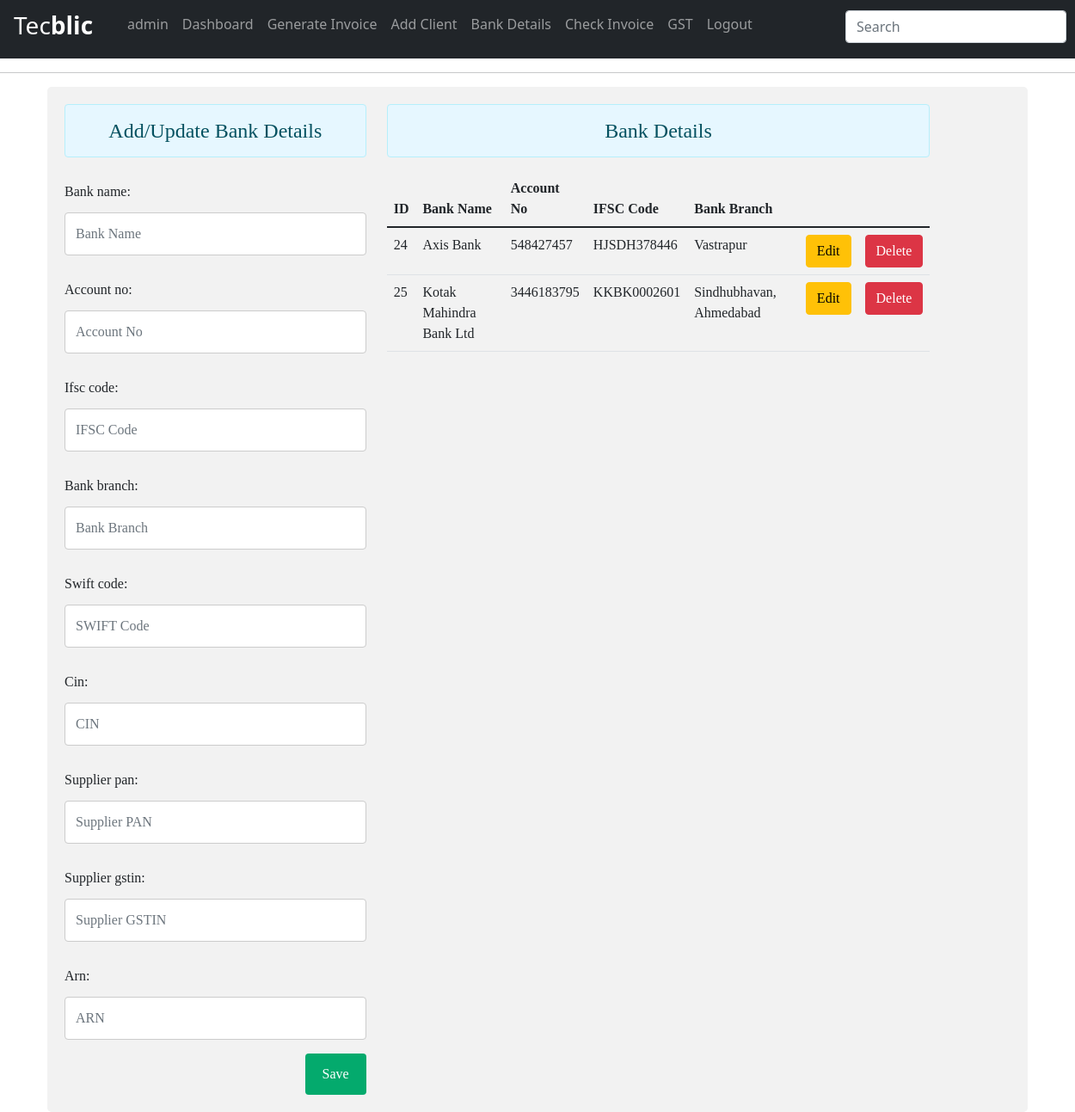
/bank (signed in), run on an earlier commit of the app's database.
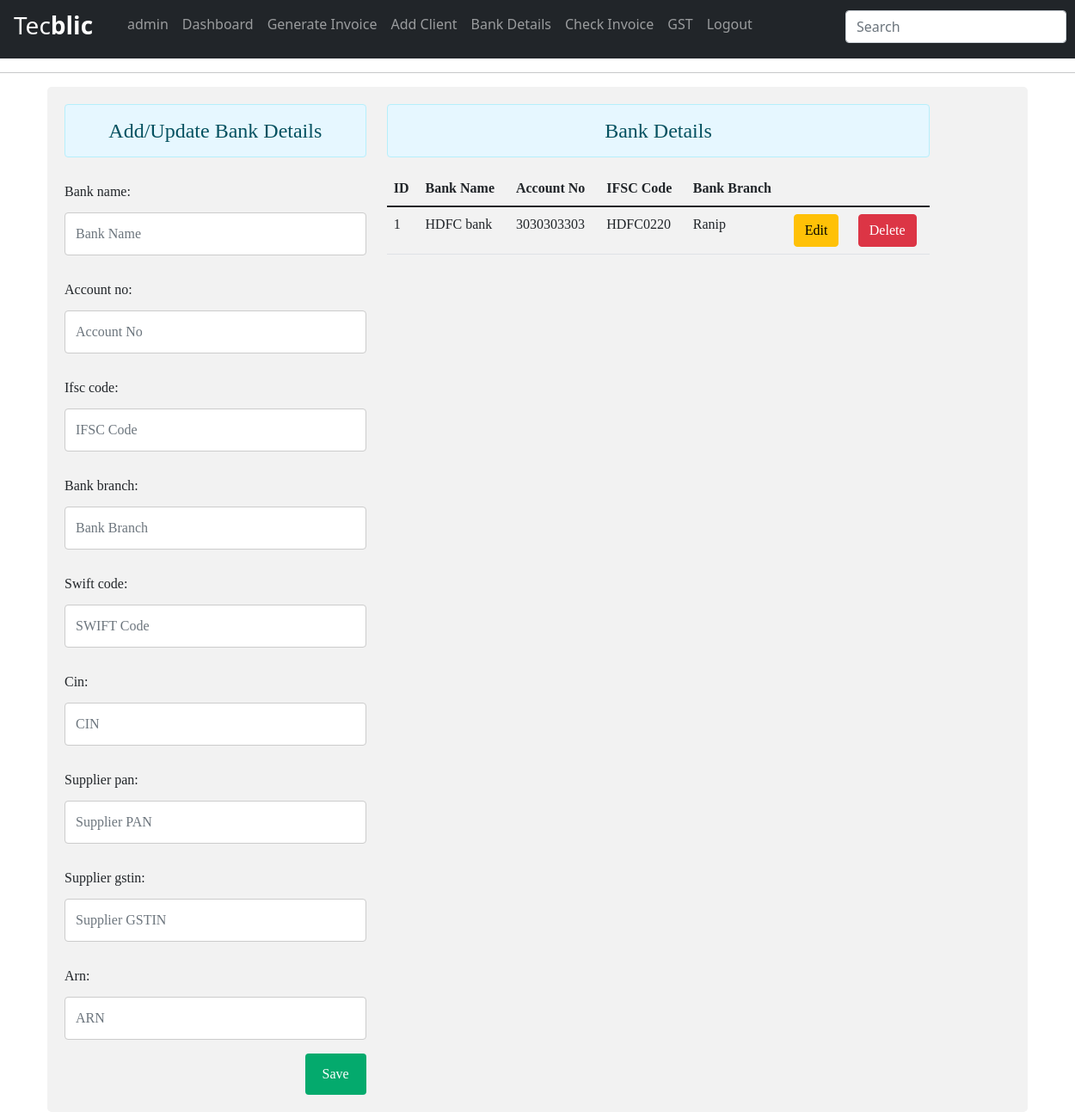
And on a later commit of the database.
### tecblicapp/models.py (models this page shows, shortened)
class BankDetails(models.Model):
    bank_name=models.CharField(max_length=40,null=True,blank=True)
    account_no=models.CharField(max_length=30,null=True,blank=True)
    ifsc_code=models.CharField(max_length=11,null=True,blank=True)
    bank_branch=models.CharField(max_length=40,null=True,blank=True)
    swift_code=models.CharField(max_length=11,null=True,blank=True)
    cin=models.CharField(max_length=21,null=True,blank=True)
    supplier_pan=models.CharField(max_length=10,null=True,blank=True)
    supplier_gstin=models.CharField(max_length=15,null=True,blank=True)
    arn=models.CharField(max_length=30,null=True,blank=True)

### tecblicapp/views.py (the view)
# urls.py: path('bank',views.bank_detail_view,name='bank-detail'),
@login_required(login_url='login')
def bank_detail_view(request):
    form=bankForm()
    data=BankDetails.objects.all()
    return render(request,'tecblicapp/bank_details.html',{'form':form,'bankdetails':data})

### tecblicapp/templates/tecblicapp/bank_details.html (shortened to what this page needs)
<!DOCTYPE html>
<html lang="en">
<head>
    <link href="https://cdn.jsdelivr.net/npm/bootstrap@5.1.3/dist/css/bootstrap.min.css" rel="stylesheet">
</head>
<body>
{% include 'tecblicapp/navbar.html' %}
<hr>
    <div class="container">
      <div class="row" style="font-family: Georgia, 'Times New Roman', Times, serif; ">
        <div class="col-sm-4">
          <h4 class="text-center alert alert-info" style="background-color: #e6f7ff;">Add/Update Bank Details</h4>
          <form id="form" action="bank_form"  method="POST">
            {{form.as_p}}
            <input type="submit" class="btn btn-success" id="bankbtnsave" value="Save">
          </form>
        </div>
        <div class="col-sm-7" style="font-family: Georgia, 'Times New Roman', Times, serif;">
          <h4 class="text-center alert alert-info" style="background-color: #e6f7ff;">Bank Details</h4>
          <table class="table table-hover">
            <thead>
              <tr>
                <th scope="col">ID</th>
                <th scope="col">Bank Name</th>
                <th scope="col">Account No</th>
                <th scope="col">IFSC Code</th>
                <th scope="col">Bank Branch</th>
              </tr>
            </thead>
            <tbody id="tbody">
                    {% for bank in bankdetails %}
                    <tr>
                      <td>{{ bank.id }}</td>
                      <td>{{ bank.bank_name }}</td>
                      <td>{{bank.account_no  }}</td>
                      <td>{{ bank.ifsc_code  }}</td>
                      <td>{{bank.bank_branch }}</td>
                      <td><input type="button" data-sid="{{bank.id}}" class="btn btn-warning btn-edit" value="Edit"></td>
                      <td><input type="button" data-sid="{{bank.id}}" class="btn btn-danger btn-del" value="Delete"></td>
                    </tr>
                    {% endfor %}
                  </tbody>
                </table>
              </div>
            </div>
            </div>
</body>
</html>

### tecblicapp/templates/tecblicapp/navbar.html (shortened to what this page needs)
{% load static %}
<nav class="navbar navbar-expand-lg navbar-dark bg-dark">
  <div class="collapse navbar-collapse" id="navbarCollapse">
    <div class="navbar-nav">
     <a class="navbar-brand" href="{% url 'home_page' %}">
        <h3 class="mx-3"> Tec<b>blic</b></h3>
      </a>
      <span class="nav-item nav-link"> {{request.user}} </span>
      <a class="nav-item nav-link" href=" {% url 'home_page' %}">Dashboard</a>
      <a class="nav-item nav-link" href="{% url 'invoice_details' %}">Generate Invoice</a>
      <a class="nav-item nav-link" href="{% url 'client-detail' %}">Add Client</a>
      <a class="nav-item nav-link" href="{% url 'bank-detail' %}">Bank Details</a>
      <a class="nav-item nav-link" href="{% url 'check_invoices' %}">Check Invoice</a>
      <a class="nav-item nav-link" href="{% url 'gst' %}">GST</a>
      <a class="nav-item nav-link" href="{% url 'logout' %}">Logout</a>
      <form method="GET" action="/search"><input class="mt-1 form-control mr-sm-2" type="search" style="position: relative; left: 100px;" name="query" id="query" placeholder="Search" aria-label="Search"></form>
    </div>
  </div>
</nav>

### tecblicapp/templates/tecblicapp/bank_details.html (style rules this page uses)
* { box-sizing: border-box; }
input[type=text], select, textarea { width: 100%; padding: 12px; border: 1px solid #ccc; border-radius: 4px; resize: vertical; }
label { padding: 12px 12px 12px 0; display: inline-block; }
input[type=submit] { background-color: #04AA6D; color: white; padding: 12px 20px; border: none; border-radius: 4px; cursor: pointer; float: right; }
.container { border-radius: 5px; background-color: #f2f2f2; padding: 20px; }
.row:after { content: ""; display: table; clear: both; }

What changed in the data, as far as the page shows it:
removed BankDetails: id "24", bank_name "Axis Bank", account_no "548427457", ifsc_code "HJSDH378446", bank_branch "Vastrapur"
removed BankDetails: id "25", bank_name "Kotak Mahindra Bank Ltd", account_no "3446183795", ifsc_code "KKBK0002601", bank_branch "Sindhubhavan, Ahmedabad"
added BankDetails: id "1", bank_name "HDFC bank", account_no "3030303303", ifsc_code "HDFC0220", bank_branch "Ranip"
